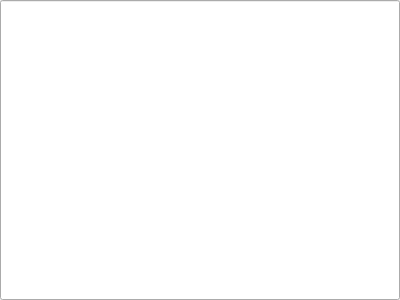
<?xml version="1.0" encoding="UTF-8"?>
<ui version="4.0">
    <author/>
    <comment/>
    <exportmacro/>
    <class>MyEdit</class>
    <widget class="QLineEdit" name="MyEdit">
        <property name="geometry">
            <rect>
                <x>0</x>
                <y>0</y>
                <width>400</width>
                <height>300</height>
            </rect>
        </property>
        <property name="windowTitle">
            <string>MyEdit</string>
        </property>
    </widget>
    <pixmapfunction/>
    <connections/>
</ui>
